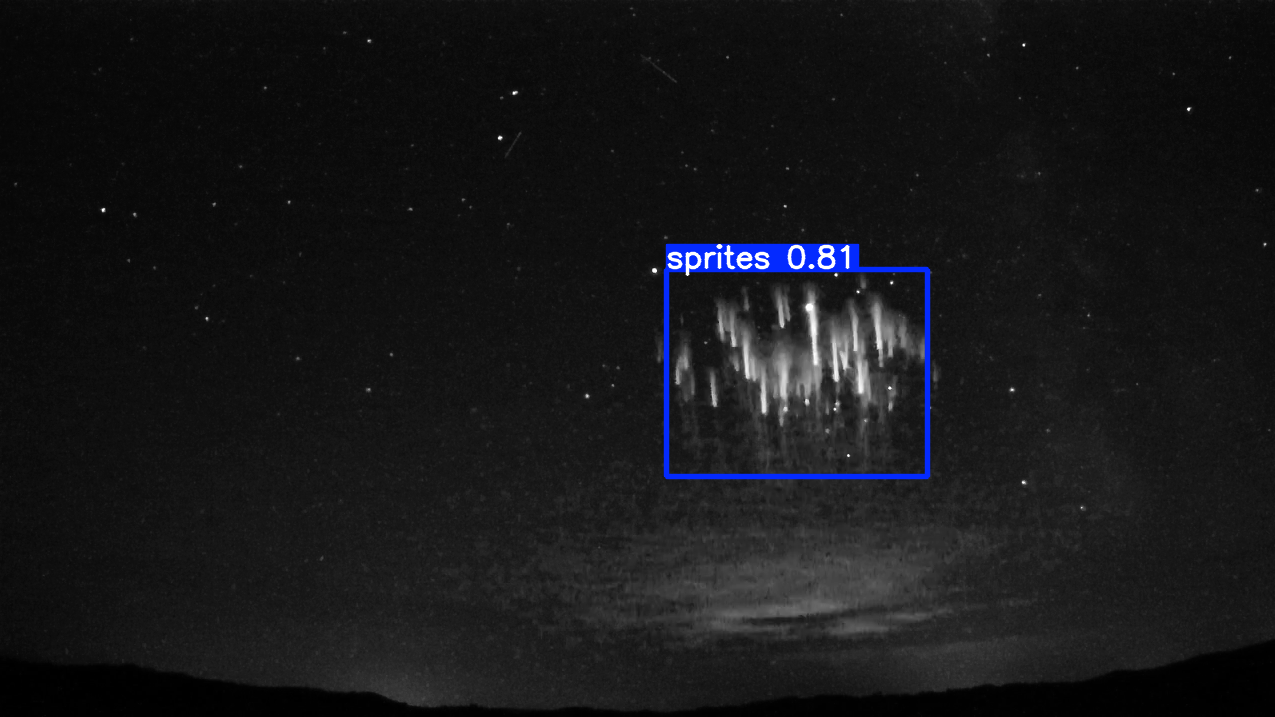
#> input picture FF_HR0002_20200920_190200_303_0130816_DETECT.png, 1275 x 717 px
$ python getThumbs.py
#> lines starting #> are read from the running program, lines starting #| are printed output that depends on the picture
import numpy as np
from PIL import Image
import os

"""
Script for separating thumbnails from a single image. Adapted from the original script made by Damir Šegon.
"""


def apply_vignetting(image2correct, vignetting_parameter):
    image2correct = np.array(image2correct)
    height, width = image2correct.shape
    cy, cx = height // 2, width // 2
    yy, xx = np.meshgrid(np.arange(height), np.arange(width))
    r = np.sqrt((xx - cx) ** 2 + (yy - cy) ** 2)
    r = r.T
    corrected_image_array = (
        (image2correct / np.cos(vignetting_parameter * r) ** 4)
        .clip(0, 255)
        .astype(np.uint8)
    )
    corrected_image = Image.fromarray(corrected_image_array)
    return corrected_image


def get_thumbnails(vignetting_parameter, image_path, save=False):
    # Set thumbnail dimensions
    thumbnail_width = 320
    thumbnail_height = 190
    resize_factor = 4  # Resize factor
    pixels_to_delete_from_top_of_all_thumbnails_image = 20
    pixels_to_delete_from_top_of_single_thumbnail_image = 10
    box = (0, 0, 56, 10)
    box_where = (10, 10)
    # for 6mm lens use 0.0007, default is 0.0009, for hr0002 0.0003
    #vignetting_parameter = float(input("Vignetting parameter: "))

    # Open the original image
    #image_path = input("Image path: ")
    original_image = Image.open(image_path)
    folder_path = os.path.join(
        os.path.dirname(image_path), os.path.basename(image_path)[:15]
    )
    os.makedirs(folder_path, exist_ok=True)
    # Crop top 20 pixels
    cropped_image = original_image.crop(
        (
            0,
            pixels_to_delete_from_top_of_all_thumbnails_image,
            original_image.width,
            original_image.height,
        )
    )
    original_image.close()
    # Calculate the number of rows and columns based on the cropped image size
    num_rows = cropped_image.height // (thumbnail_height)
    num_columns = 10  # Assuming 10 columns of thumbnails
    count = 0
    for row in range(num_rows):
        for column in range(num_columns):
            # Calculate the coordinates for cropping
            left = column * thumbnail_width
            upper = row * thumbnail_height  # Adjust height for cropping
            right = left + thumbnail_width
            lower = upper + thumbnail_height
            # Crop the thumbnail and delete the top 10 pixels
            thumbnail = cropped_image.crop((left, upper, right, lower))

            thumb_timestamp = thumbnail.crop(box)
            # thumbnail.show()
            # Delete the top 10 pixels
            thumbnail = thumbnail.crop(
                (
                    0,
                    pixels_to_delete_from_top_of_single_thumbnail_image,
                    thumbnail.width,
                    thumbnail.height,
                )
            )

            # Resize the thumbnail up by a factor of 4

            """ thumbnail = thumbnail.resize(
                (
                    thumbnail_width * resize_factor,
                    (
                        thumbnail_height
                        - pixels_to_delete_from_top_of_single_thumbnail_image
                    )
                    * resize_factor,
                )
            )  """ # Adjusted height for resizing

            # thumbnail = thumbnail.resize((320, 320))
            # thumbnail.paste(thumb_timestamp, box_where)
            thumbnail = apply_vignetting(thumbnail, vignetting_parameter *resize_factor).convert("RGB")
            #thumbnail = thumbnail.resize((320, 320)) should be handled afterwards
            # Save the thumbnail to a separate file
            count += 1
            # thumbnail.save(f"{folder_path}/thumbnail_{row+1}_{column+1}.bmp")
            if save:
                thumbnail.save(
                    f"{folder_path}/{os.path.basename(folder_path)}_thumbnail_{count}.bmp"
                )
                yield
            # thumbnail.show()
            else:
                yield thumbnail, f"{os.path.basename(folder_path)}_thumbnail_{count}", folder_path

    # Close the original and cropped images
    cropped_image.close()

if __name__ == "__main__":
    vignetting_parameter = float(input("Vignetting parameter: "))
#> the answer given: 3

    # Open the original image
    image_path = input("Image path: ")
#> the answer given: ../FF_HR0002_20200920_190200_303_0130816_DETECT.png

    for i in get_thumbnails(vignetting_parameter, image_path,save=True):
#> in apply_vignetting, `image2correct = np.array(image2correct)`:
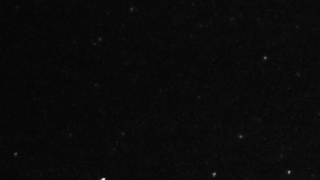
#> image2correct: shape (180, 320, 3); min 4, max 255, mean 10.2
#> (the run stopped early here; a loop or call above may not have finished)
